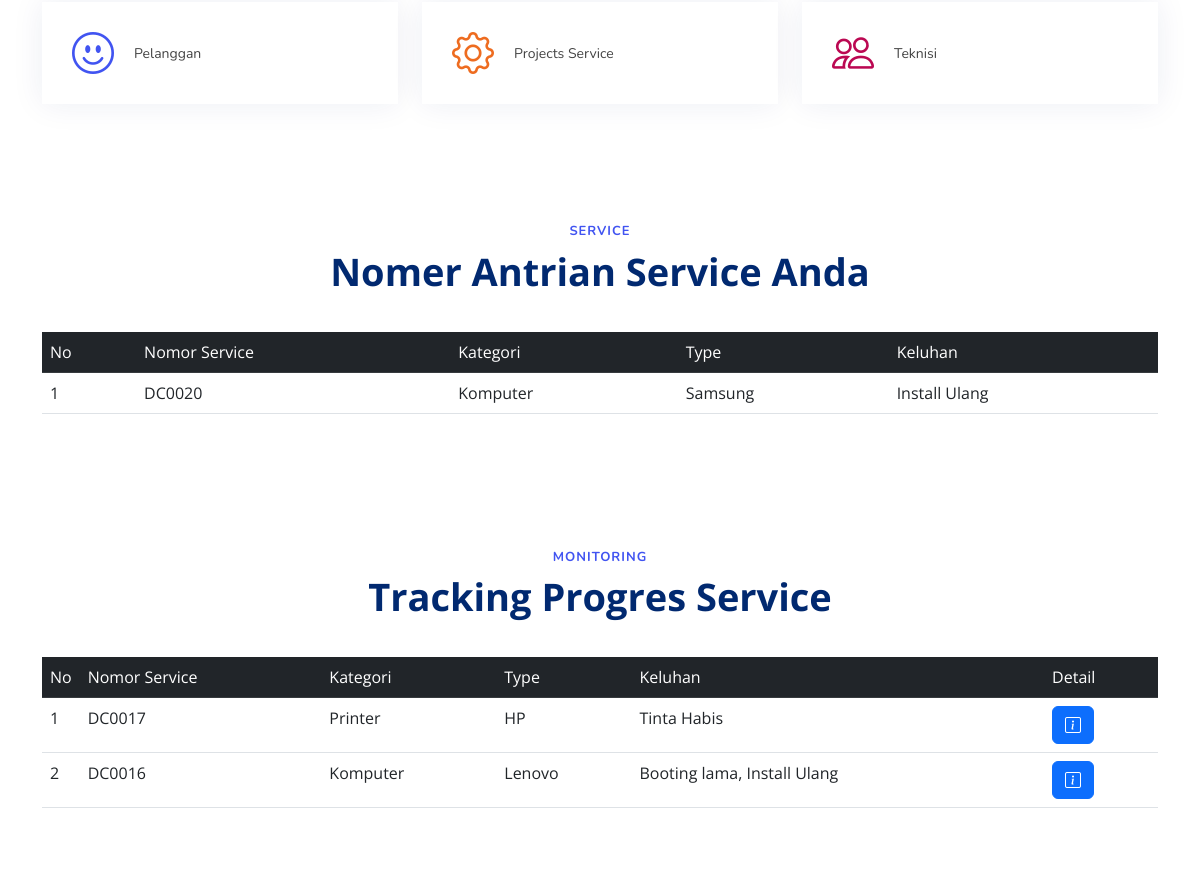
The app's page /pelanggan/index.php (signed in, middle part), older data.
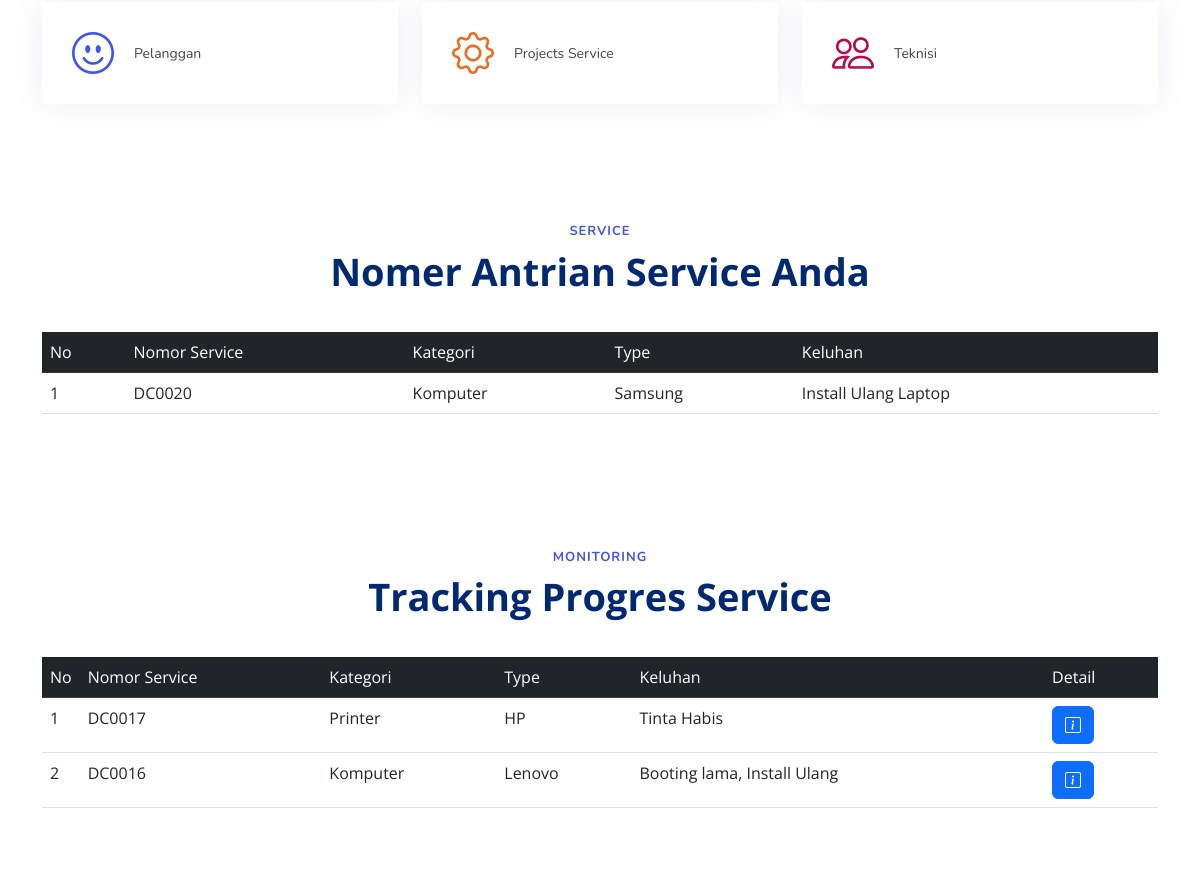
The same page, newer data.
### tables this page shows
CREATE TABLE `service` (
  `no_service` int(11) NOT NULL,
  `id_pelanggan` int(11) NOT NULL,
  `kategori` varchar(255) NOT NULL,
  `type` varchar(255) NOT NULL,
  `keluhan` text NOT NULL,
  `tanggal` datetime DEFAULT current_timestamp(),
  `progres` varchar(255) NOT NULL,
  `keterangan` varchar(255) NOT NULL
);

### pelanggan/index.php (the view, shortened to what the changed rows need)
<?php include('../koneksi.php');
?>
<!DOCTYPE html>
<html lang="en">
<head>
    <link href="../public/assets/vendor/aos/aos.css" rel="stylesheet">
    <link href="../public/assets/vendor/bootstrap/css/bootstrap.min.css" rel="stylesheet">
    <link href="../public/assets/vendor/bootstrap-icons/bootstrap-icons.css" rel="stylesheet">
    <link href="../public/assets/vendor/glightbox/css/glightbox.min.css" rel="stylesheet">
    <link href="../public/assets/vendor/remixicon/remixicon.css" rel="stylesheet">
    <link href="../public/assets/vendor/swiper/swiper-bundle.min.css" rel="stylesheet">
    <link href="../public/assets/css/style.css" rel="stylesheet">
</head>
<body>
    <section id="service" class="service">
        <div class="container" data-aos="fade-up">
            <div class="row">
                <div class="col-lg-12 d-flex flex-column justify-content-center">
                    <header class="section-header">
                        <h2>Service</h2>
                    </header>
                    <div class="table-responsive" id="tablefilter">
                        <table class="table table-hover">
                            <thead>
                                <tr class="table-dark">
                                    <td>No</td>
                                    <td>Nomor Service</td>
                                    <td>Kategori</td>
                                    <td>Type</td>
                                    <td>Keluhan</td>
                                </tr>
                            </thead>
                            <tbody>
                                <?php
                                $no = 1;
                                $idp = $_SESSION['id_pelanggan'];
                                $sql = mysqli_query($koneksi, "SELECT * FROM service WHERE progres IN ('Dalam Antrian') AND id_pelanggan='$idp' ORDER BY no_service desc");
                                if (mysqli_num_rows($sql) > 0) {
                                    while ($data = mysqli_fetch_assoc($sql)) {
                                        echo '
                                        <tr>
                                        <td>' . $no++ . '</td>
                                        <td>DC00' . $data['no_service'] . '</td>
                                        <td>' . $data['kategori'] . '</td>
                                        <td>' . $data['type'] . '</td>
                                        <td>' . $data['keluhan'] . '</td>
                                        ';
                                    }
                                } else {
                                    echo '
                                    <tr>
                                        <td colspan="4"> Tidak ada data. </td>
                                    <tr>
                                    ';
                                }
                                ?>
                            </tbody>
                        </table>
                    </div>
                </div>
            </div>
    </section>
    <section id="monitoring" class="monitoring">
        <div class="container" data-aos="fade-up">
            <div class="row">
                <div class="col-lg-12 d-flex flex-column justify-content-center">
                    <header class="section-header">
                        <h2>Monitoring</h2>
                    </header>
                    <div class="table-responsive" id="tablefilter">
                        <table class="table table-hover">
                            <thead>
                                <tr class="table-dark">
                                    <td style="width: 1%;">No</td>
                                    <td>Nomor Service</td>
                                    <td>Kategori</td>
                                    <td>Type</td>
                                    <td>Keluhan</td>
                                    <td>Detail</td>
                                </tr>
                            </thead>
                        </table>
                    </div>
                </div>
            </div>
        </div>
    </section>
</body>
</html>

Row changes from the older to the newer data that the page shows:
changed service "Samsung": keluhan "Install Ulang" → "Install Ulang Laptop"
